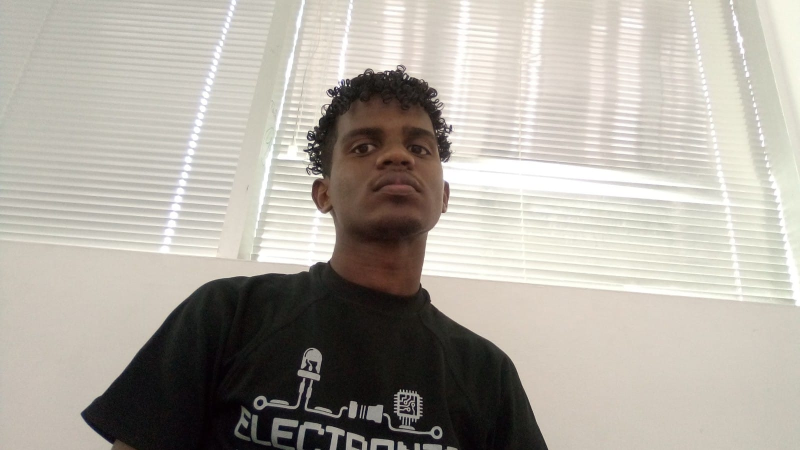
#> input picture temp/photos/d0e245d0-70fa-4daf-88a1-08c7640cda9b.jpeg, 1600 x 900 px (shown at 1/2 size)
$ python basic.py
#> lines starting #> are read from the running program, lines starting #| are printed output that depends on the picture; after the words box and inside, x2 and y2 are one past the last pixel; in counts of white or black regions, pixels touching at a corner belong together
import cv2 as cv

img = cv.imread('photos/d0e245d0-70fa-4daf-88a1-08c7640cda9b.jpeg')
#> img is the input picture: shape (900, 1600, 3); mean B, G, R 161.6, 170.2, 175.4
#cv.imshow('Jariel', img)

# Convert to grayscale
gray = cv.cvtColor(img, cv.COLOR_BGR2GRAY)
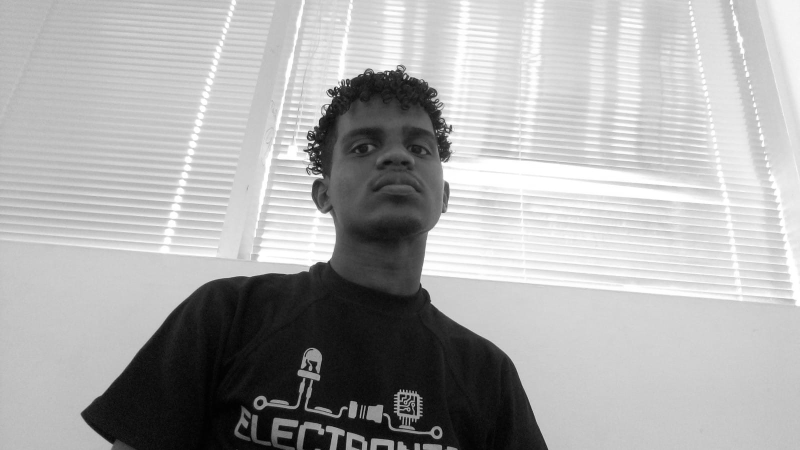
#> gray: shape (900, 1600) (shown at 1/2 size); min 0, max 255, mean 170.8
#cv.imshow('Jariel Gray', gray)

# Blur
blur = cv.GaussianBlur(img, (9,9), cv.BORDER_DEFAULT)
#cv.imshow('Blurred Jariel', blur)

# Edge Cascade
canny = cv.Canny(img, 125, 175)
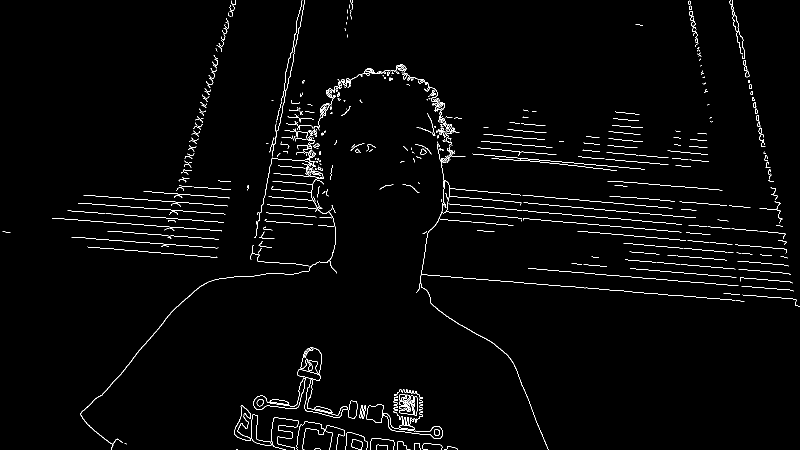
#> canny: shape (900, 1600) (shown at 1/2 size); 1.8% white in thin lines or dots
#cv.imshow('Canny Jari', canny)

#Dilating the image
dilated = cv.dilate(canny, (3,3), iterations=3)
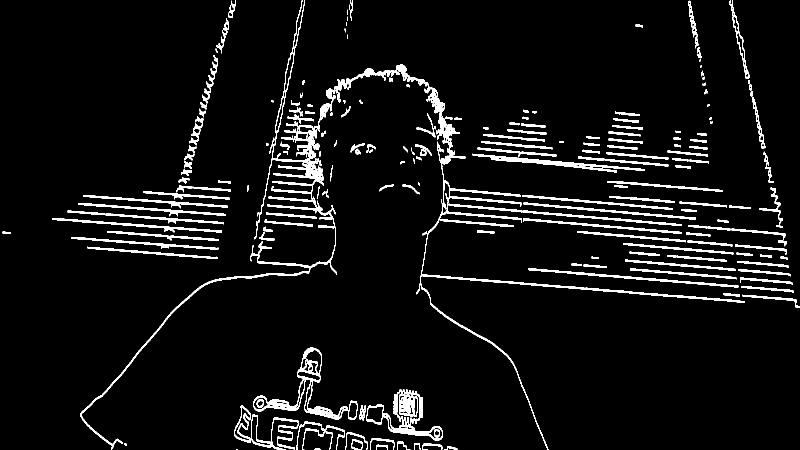
#> dilated: shape (900, 1600) (shown at 1/2 size); 5.7% white; 237 white regions (28 under 20 px), largest, box (x1, y1, x2, y2) and area: (161, 0, 1470, 900) 19593, (732, 779, 885, 881) 3737, (507, 695, 696, 839) 3401
#cv.imshow('Dilated Cannyyy Jari', dilated)

# Eroding
eroded = cv.erode(dilated, (3,3), iterations=3)
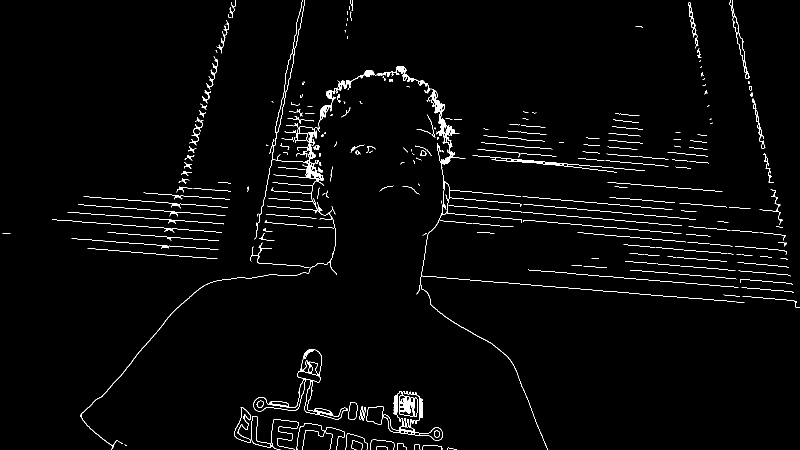
#> eroded: shape (900, 1600) (shown at 1/2 size); 2.1% white in thin lines or dots
#cv.imshow('Eroded jari', eroded)

# Resize
resized = cv.resize(img, (500,500))
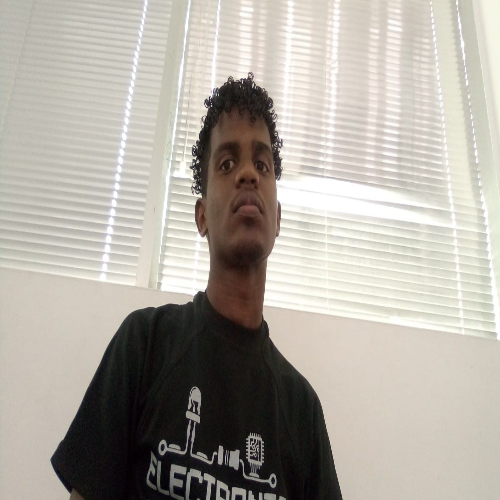
#> resized: shape (500, 500, 3); mean B, G, R 161.5, 170.1, 175.3
#cv.imshow('Risized jari', resized)

# Cropping
cropped = img[50:200, 200:400]
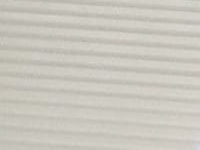
#> cropped: shape (150, 200, 3); mean B, G, R 190, 199.1, 202.1
cv.imshow('Cropped Jari', cropped)

cv.waitKey(0)

$ run again, with temp/photos/14534a40-99a2-49e1-b3b2-a75edca0b07e.jpeg copied over temp/photos/d0e245d0-70fa-4daf-88a1-08c7640cda9b.jpeg
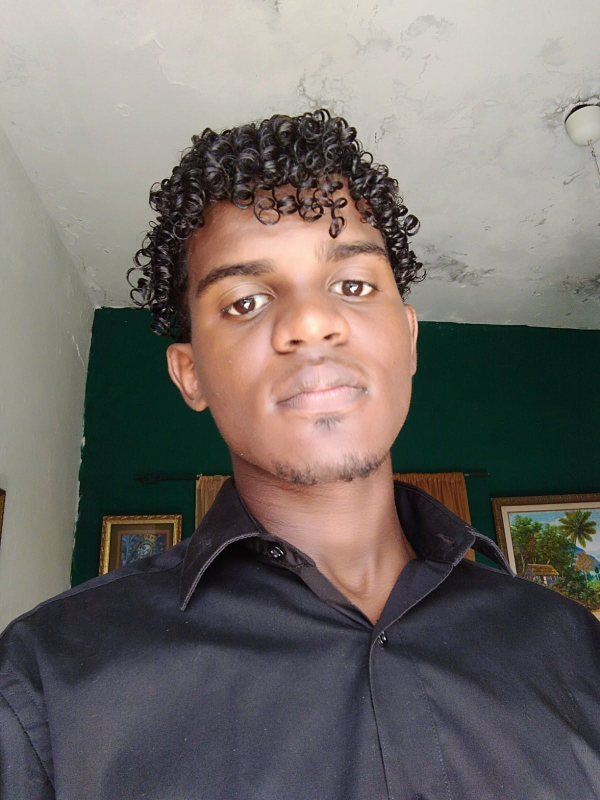
#> input picture temp/photos/14534a40-99a2-49e1-b3b2-a75edca0b07e.jpeg, 1200 x 1600 px (shown at 1/2 size)
#> img is the input picture: shape (1600, 1200, 3); mean B, G, R 105.3, 109.1, 115.2
#> `canny = cv.Canny(img, 125, 175)`:
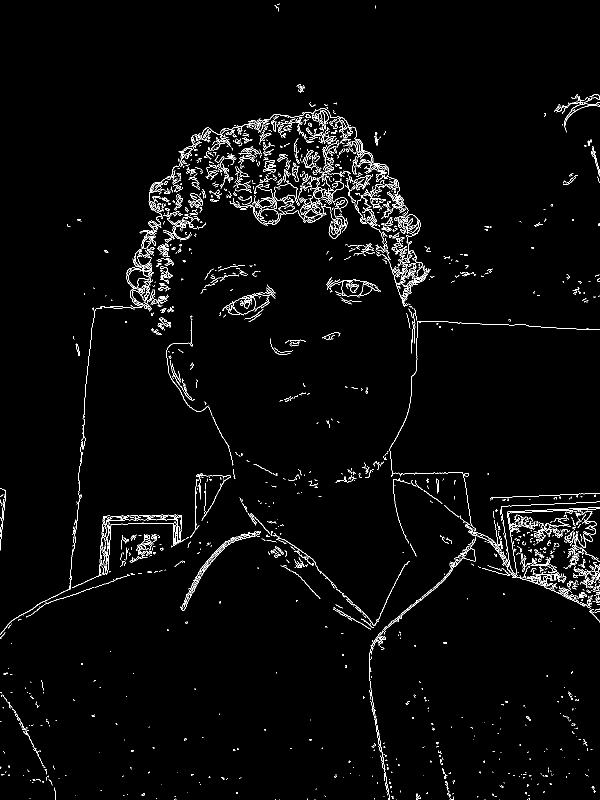
#> canny: shape (1600, 1200) (shown at 1/2 size); 2.5% white in thin lines or dots
#> dilated: shape (1600, 1200); 6.3% white; 687 white regions (320 under 20 px), largest, box (x1, y1, x2, y2) and area: (0, 215, 861, 1273) 48765, (738, 617, 1200, 1600) 19265, (199, 1029, 364, 1154) 3567
#> eroded: shape (1600, 1200); 3.6% white; 886 white regions (637 under 20 px), largest, box (x1, y1, x2, y2) and area: (163, 218, 861, 902) 17752, (738, 1006, 1200, 1434) 8563, (312, 389, 405, 570) 2748
#> `cropped = img[50:200, 200:400]`:
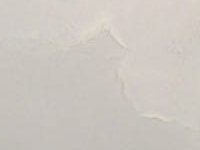
#> cropped: shape (150, 200, 3); mean B, G, R 192.9, 199.4, 204.9
